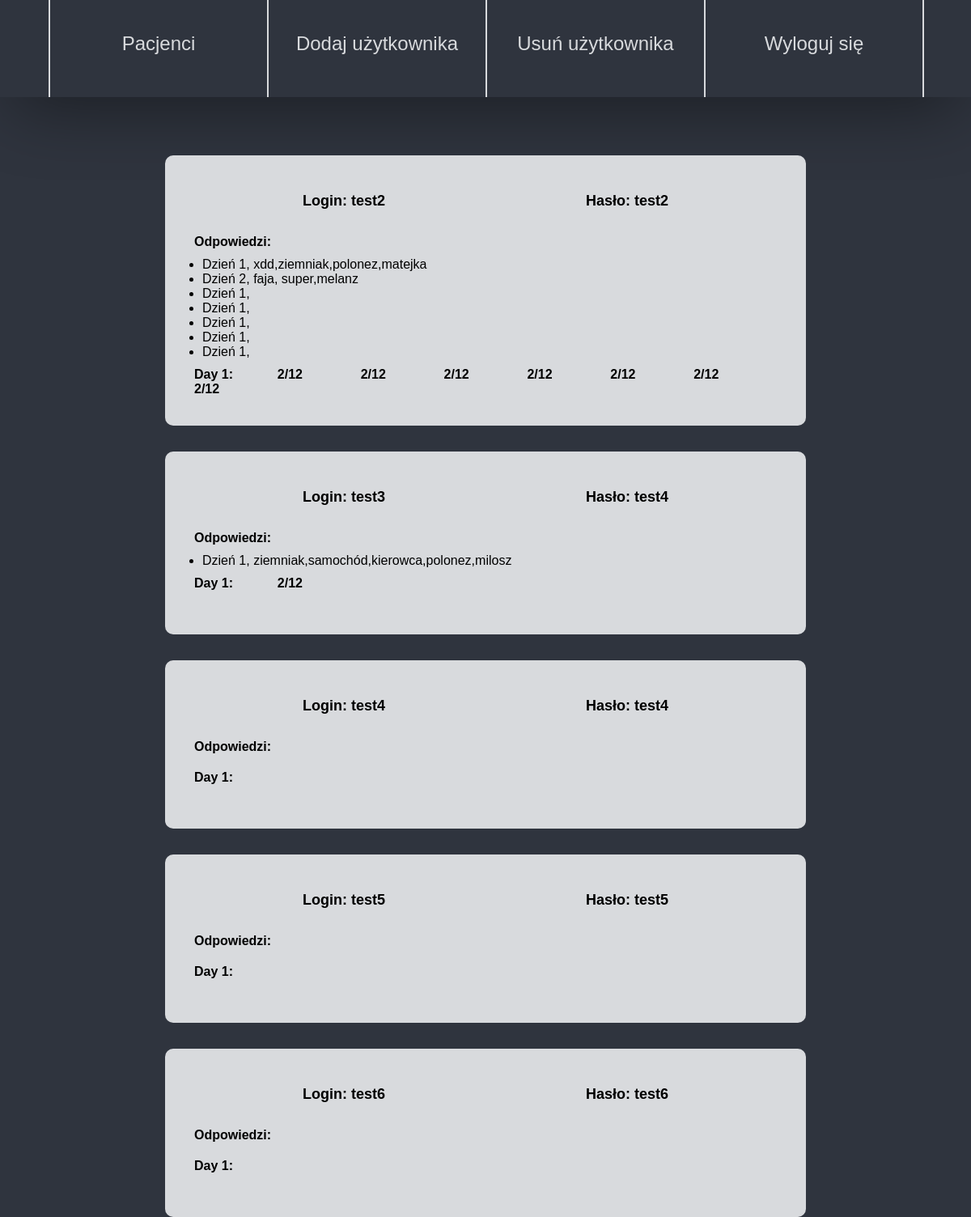
/users, run on an earlier commit of the app's database.
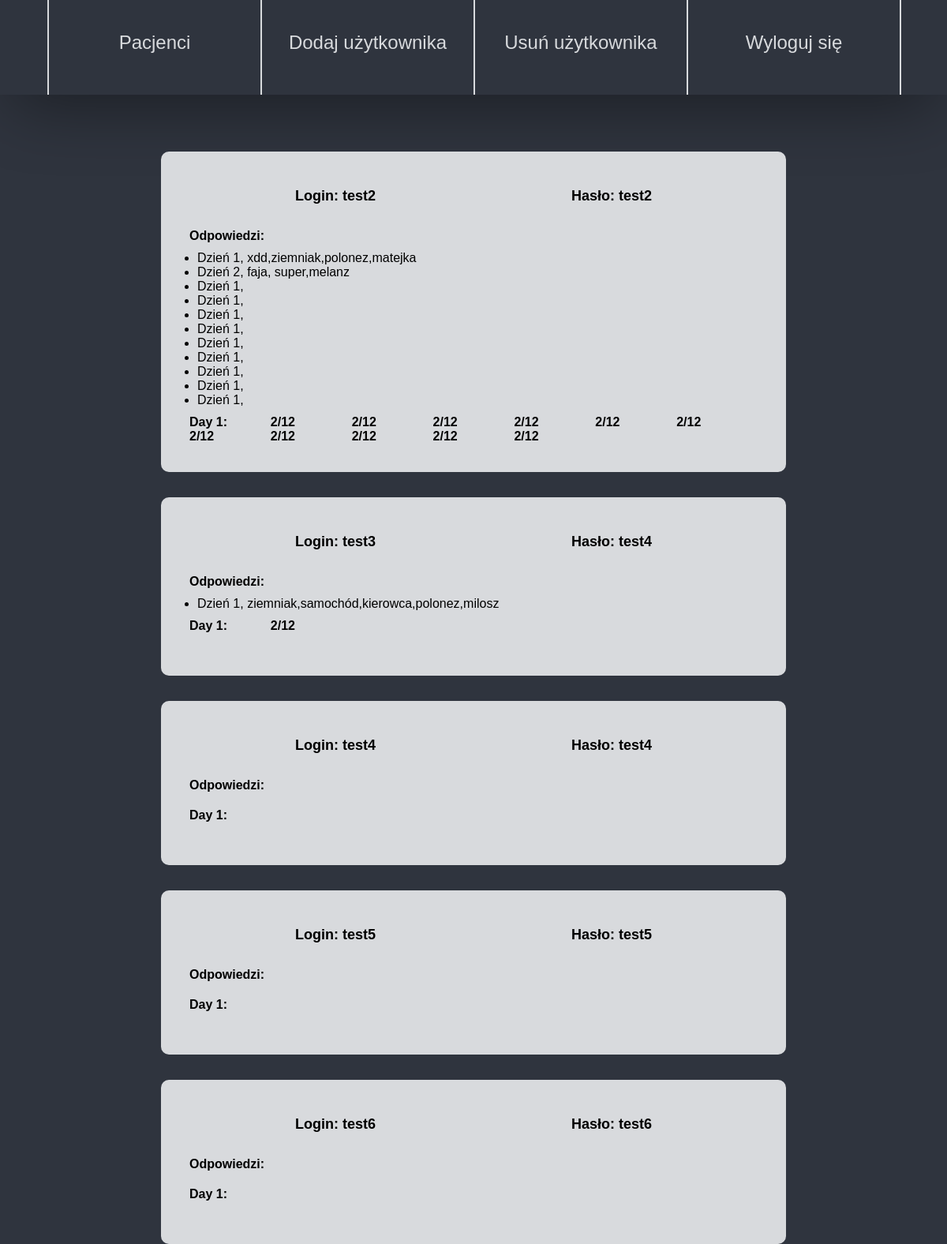
And on a later commit of the database.
### neuro/modules.py (models this page shows, shortened)
class User(db.Model,UserMixin):
    id = db.Column(db.Integer, primary_key=True)
    username = db.Column(db.String(20), unique=True, nullable=False)
    password = db.Column(db.String(60), nullable=False)
    answers = db.relationship('Answer', backref='author', lazy=True)

class Answer(db.Model):
    id = db.Column(db.Integer, primary_key=True)
    date_posted = db.Column(db.DateTime, nullable=True, default=datetime.utcnow)
    day1 = db.Column(db.Text, nullable=True)
    user_id = db.Column(db.Integer, db.ForeignKey('user.id'), nullable=True)

### neuro/routes.py (the view)
@app.route('/users',methods =["GET"])
def users():
    users = User.query.all()
    for user in users:
        x = user.answers
        for answer in x:
            useranswer=(answer.day1)
            answer_arry=useranswer.split(",")
            if (answer_arry[0]=="Dzień 1"):
                correctDay1 = [" xdd","ziemniak","polonez","gitara","samochód","melanz"]
                a = set(answer_arry)
                b = set(correctDay1)
                result1=len(a&b)
            elif (answer_arry[0]=="Dzień 2"):
                a = set(answer_arry)
                b = set(correctDay1)
                result2 = len(a&b)
    return render_template('users.html',users=users,result1=result1)

### neuro/templates/users.html (shortened to what this page needs)
{% extends "admin.html" %}
{% block content %}
{% for user in users %}
<div class="contentUsers">
    <div class="Userbox">
    <div id="login">Login: {{user.username}}</div>
    <div class="passwordUser"> Hasło: {{user.password}}</div>
    </div>
    <div class="AnswersDays">Odpowiedzi:
    <div class="answers">
        <ul>
        {% for answer in user.answers %}
            <li id="answer">{{ answer.day1}} </li>
        {% endfor %}
        </ul> </div> </div>
        <div class="correct">
        <div class="daynumbers">Day 1:</div>
        {% for answer in user.answers %}
        <div class="points">{{ result1 }}/12</div>
        {%endfor%}
    </div>
</div>
{% endfor %}
{% endblock content %}

### neuro/templates/admin.html (shortened to what this page needs)
<!DOCTYPE html>
<html>
<head>
    <link rel="stylesheet" href="{{ url_for('static', filename='admin.css') }}">
</head>
<body>
      <div id="menuwrapper">
        <div id="container">
          <a href="/users" class='elements'>Pacjenci</a>
          <a href="/add" class='elements'>Dodaj użytkownika</a>
          <a href="/delete" class='elements'>Usuń użytkownika</a>
          <a href="/login" class='elements'>Wyloguj się</a>
        </div>
        </div>
   {% block content %}{% endblock %}
</body>
</html>

### neuro/static/admin.css (style rules this page uses)
* { padding:0; margin: 0; }
body { background-color: #2F343E; font-family: Arial; }
#menuwrapper { width:100%; height:15vh; -webkit-box-shadow: 0px 24px 87px -17px rgba(0,0,0,0.48); -moz-box-shadow: 0px 24px 87px -17px rgba(0,0,0,0.48); box-shadow: 0px 24px 87px -17px rgba(0,0,0,0.48); }
#container { width:90%; height:15vh; display:grid; margin-left: 5%; margin-right: 5%; grid-template-columns: 1fr 1fr 1fr 1fr; grid-template-rows: 1fr; }
.elements { font-size: 2vw; padding-top: 5vh; text-align: center; border-left:solid 2px #d8dadd; text-decoration: none; color: #d8dadd; display: grid; position: relative; }
#container:last-child { border-right:solid 2px #d8dadd; }
.elements::before, .elements::after { content: ""; border-top: solid 1px transparent; box-sizing: border-box; position: absolute; height: 0; width: 0; }
.elements::before { top: 3vh; left: 2.2vw; }
.elements::after { bottom: 3vh; left: 2.2vw; }
.contentUsers { grid-template-rows: auto; max-width: 60%; padding: 3vw; margin: 4vh auto; transform: translate(0, 5vh); background-color: #d8dadd; border-radius: 10px; }
.Userbox { display: grid; grid-template-rows: 1fr 1fr; grid-template-columns: 1fr 1fr; font-size: 1.5vw; font-weight: 700; text-align: center; padding: 10px; }
.AnswersDays { display: grid; grid-template-columns: 1fr; grid-template-rows: auto; font-weight: 700; }
.answers { font-weight: 300 !important; padding: 10px; }
.correct { display: grid; grid-template-columns: 1fr 1fr 1fr 1fr 1fr 1fr 1fr ; grid-template-rows: 1fr 1fr; font-weight: 700; }
.daynumbers { grid-row: 1/span 1; }

What changed in the data, as far as the page shows it:
added Answer: day1 "Dzień 1,", result1 "2", shown under User "test2"
added Answer: day1 "Dzień 1,", result1 "2", shown under User "test2"
added Answer: day1 "Dzień 1,", result1 "2", shown under User "test2"
added Answer: day1 "Dzień 1,", result1 "2", shown under User "test2"
